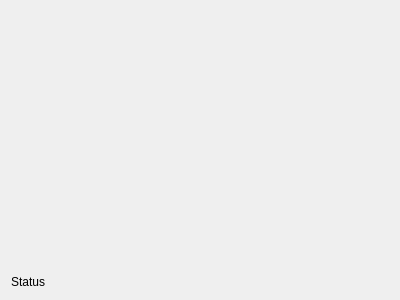
<?xml version="1.0" encoding="UTF-8"?>
<ui version="4.0">
 <class>CFrmRecognizerVideo</class>
 <widget class="QWidget" name="CFrmRecognizerVideo">
  <property name="geometry">
   <rect>
    <x>0</x>
    <y>0</y>
    <width>400</width>
    <height>300</height>
   </rect>
  </property>
  <property name="windowTitle">
   <string>Recognizer from video</string>
  </property>
  <layout class="QGridLayout" name="gridLayout">
   <item row="0" column="0">
    <widget class="CFrmDisplay" name="wgDisplay" native="true">
     <property name="sizePolicy">
      <sizepolicy hsizetype="Expanding" vsizetype="Expanding">
       <horstretch>0</horstretch>
       <verstretch>0</verstretch>
      </sizepolicy>
     </property>
    </widget>
   </item>
   <item row="1" column="0">
    <widget class="QLabel" name="lbStatus">
     <property name="text">
      <string>Status</string>
     </property>
    </widget>
   </item>
  </layout>
 </widget>
 <customwidgets>
  <customwidget>
   <class>CFrmDisplay</class>
   <extends>QWidget</extends>
   <header location="global">FrmDisplay.h</header>
   <container>1</container>
  </customwidget>
 </customwidgets>
 <resources/>
 <connections/>
</ui>
